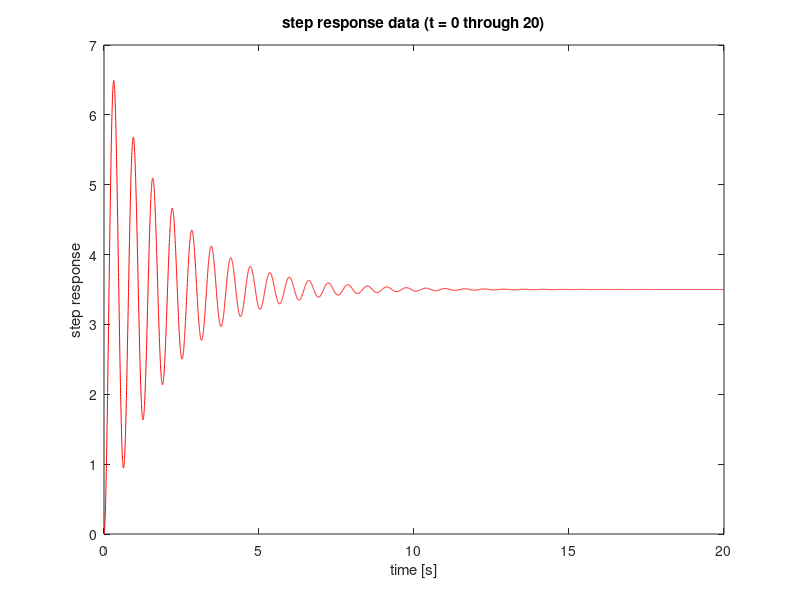
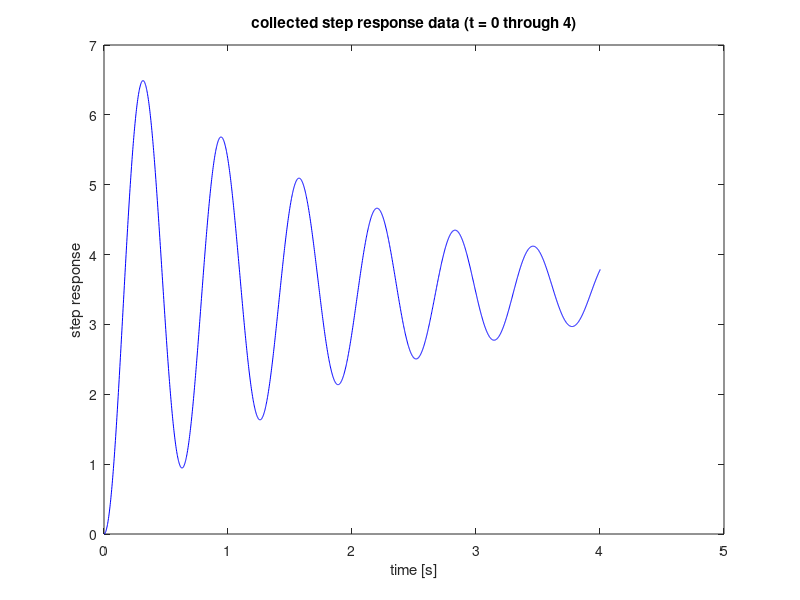
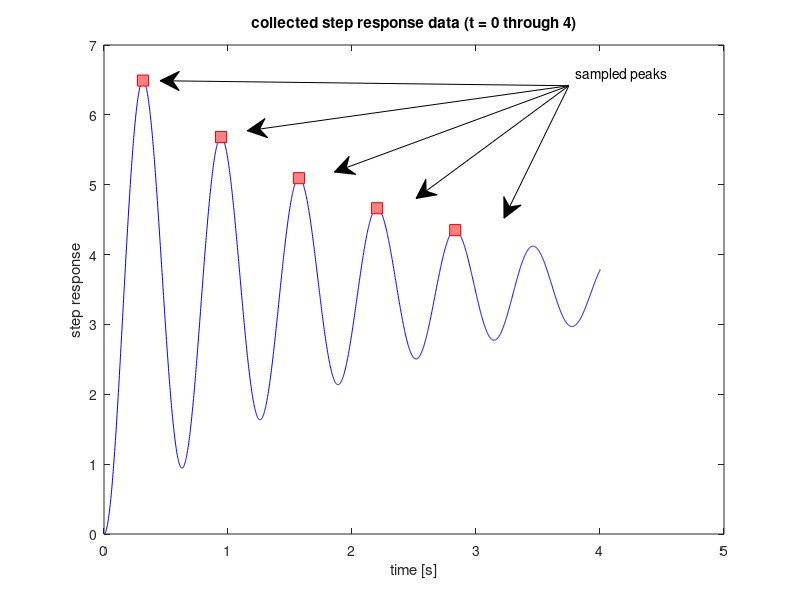

Source code (MATLAB) for these figures, in order: (Note: this script raises an error after producing the figures.)
%% How to estimate $K$, $\zeta$ and $\omega_n$ of a second order TF with partial data?
% estimate the steady state value of the step response of a second order TF
% with partial data

%%

% 2016-10-24
% Y\"un Han
% ECE 486 Lab 5

function parmEstimate2ndOrderTF
%% preamble
clear % clear values of variables in workspace
clc % clear messages in the command window
clf % clear existing figures 
close all % close all existing windows; w/o 'all', only close the latest

%% generate step response with given parameters K, wn and zeta
% K    - DC gain;
% wn   - natural frequency;
% zeta - damping ratio;

% choose some K, wn and zeta
K = 3.5;
wn = 10;
zeta = 0.05; % choose low damping so that it takes longer to settle

% we can always generate a unit step response using TF defined by K, wn, zeta
sys = tf(K*wn^2, [1 2*zeta*wn wn^2]);
% obtain the data for step response of the 2nd order TF
Tf = 20; % collect the step response between 0 and Tf
[y, t] = step(sys, 0:0.002:Tf); % UNIT response data
% plot step response
figure(1)
plot(t, y, 'r')
xlabel('time [s]')
ylabel('step response')
title('step response data (t = 0 through 20)')

%% estimate the full step response graph given partial data from figure 1
% the problem in Lab 5 was, as seen in figure 1, the response was highly
% oscillatory and when we collected data, we gave a short time window. say
% in figure 1, we only collected the step response data for a time window 4 sec. 
trimIdx = find(t>4, 1, 'first');
figure(2)
plot(t(1:trimIdx),y(1:trimIdx),'b')
xlabel('time [s]')
ylabel('step response')
title('collected step response data (t = 0 through 4)')
% the question is: is it possible to use the graph between t = 0 and t = 4
% to estimate K, wn and zeta of the 2nd order TF such that we can project
% the step response graph from t = 4 on? if possible, we can concatenate
% the projected graph between t = 4 and t = 20, and the data we already got
% between t = 0 and t = 4; the combination of the two would complete the step
% response of a 2nd order TF, i.e., 
% (partial real data + projection = complete response), then you can call your
% script to calculate Mp, tr, ts.

%% use the data shown in figure 2 as an example, to estimate K, wn and zeta
% sampled five peak values in figure 2 using data cursor
% t1 = 0.314;
% y1 = 6.491;
% t2 = 0.944;
% y2 = 5.683;
% t3 = 1.572;
% y3 = 5.094;
% t4 = 2.202;
% y4 = 4.664;
% t5 = 2.832;
% y5 = 4.35;

t1 = 0.314;
y1 = 6.491;
t2 = 0.944;
y2 = 5.683;
t3 = 1.572;
y3 = 5.094;
t4 = 2.202;
y4 = 4.664;
t5 = 2.832;
y5 = 4.35;
tSample = [t1 t2 t3 t4 t5]';
ySample = [y1 y2 y3 y4 y5]';
% show the sample peaks in figure 2
figure(3)
plot(t(1:trimIdx),y(1:trimIdx),'b')
hold on
plot(tSample,ySample,'linestyle','none', ...
    'marker','s','markersize',8, ...
    'markeredgecolor','red','markerfacecolor',[1 0.5 0.5])
% mark down the peaks
annotation('textarrow',[3.2/4.5   0.2],[6/7 ySample(1)/7.5],'string',' ')
annotation('textarrow',[3.2/4.5 0.309],[6/7 ySample(1)/8.3],'string',' ')
annotation('textarrow',[3.2/4.5 0.418],[6/7 ySample(1)/9.1],'string',' sampled peaks')
annotation('textarrow',[3.2/4.5  0.52],[6/7 ySample(1)/9.7],'string',' ')
annotation('textarrow',[3.2/4.5  0.63],[6/7 ySample(1)/10.2],'string','')
xlabel('time [s]')
ylabel('step response')
title('collected step response data (t = 0 through 4)')

% use (t1, y1) through (t5, y5) to estimate K, wn and zeta
% the time domain solution of unit response of second order TF 
% y(t)=K*(1-1/sqrt(1-zeta^2)*exp(-zeta*wn*t)*sin(wn*sqrt(1-zeta^2)*t+acos(zeta)))
% --- let's say it is eqn.(+)

% denote damped natural frequence as wd = wn*sqrt(1-zeta^2)
% period is the time difference between adjacent peaks, T = 2*pi/wd
Tavg = mean(diff(tSample));
wd = 2*pi/Tavg; % = wn*sqrt(1-zeta^2), so we know wn times some zeta equals a number

% use data points (t1,y1), (t2,y2), (t3,y3)
% denote M = 1/sqrt(1-zeta^2)*exp(-zeta*wn*t1)*sin(wd*t1+acos(zeta))
%        N = exp(-zeta*wn*T)
% by eqn.(+) above, we have
% y1 - y2 = K*M*N - K*M = K*M*(N-1)         --- eqn.(2)
% similarly,
% y1 - y3 = K*M*N^2 - K*M = K*M*(N-1)*(N+1) --- eqn.(3)
% divide eqn.(3) by eqn.(2), we have
% N + 1 = (y1-y3)/(y1-y2)
% so N = (y1-y3)/(y1-y2) - 1                --- eqn.(N cal.)
% note that N by this method, is independent of M, we can repeat this
% using data points (t2,y2), (t3,y3), (t4,y4)
%                   (t3,y3), (t4,y4), (t5,y5) ...
%                   (t(n),y(n)), (t(n+1),y(n+1)), (t(n+2),y(n+2))

N1 = (y1-y3)/(y1-y2) - 1;
N2 = (y2-y4)/(y2-y3) - 1;
N3 = (y3-y5)/(y3-y4) - 1;
Navg = mean([N1 N2 N3]);
% according to the notation of N
% now we have
% zeta*wn = -log(N)/T
% also by notation of wd
% sqrt(1-zeta^2)*wn = 2*pi/T

% solve for wn and zeta by using N and T
% we need to call numerical solver fsolve for a system of nonlinear
% equations
% note: you need Optimisation Toolbox in order to use fsolve
x0 = [.5; 2];  % init guess for zeta and wn 
% call solver; check funcWnZetaVal, it should be almost 0
% parmSolve2ndOrderTF is defined below
if (strcmp(version,'7.14.0.739 (R2012a)'))
    options = optimset('Display','iter'); % for the older matlab 
else
    options = optimoptions('fsolve','Display','iter'); % display iteration output
end
[x,funcWnZetaVal] = fsolve(@(x)parmSolve2ndOrderTF(x,Navg,Tavg),x0,options) 


zetaEst = x(1) % compare our estimation with the acutal zeta = 0.05
wnEst = x(2) % compare with the actual wn = 10

% how about K, the steady state value - the most important parameter we
% care about? K = y1/(1-M) etc
K1 = y1/(1-MCal(zetaEst,wnEst,t1)); % Mcal is defined below
K2 = y2/(1-MCal(zetaEst,wnEst,t2));
K3 = y3/(1-MCal(zetaEst,wnEst,t3));
KEst = mean([K1 K2 K3]) % compare with the actual K = 3.5

% estimation success!

%% complete the partial plot with our projection
figure(4)
% create the projected TF for from t = 4 sec onwards
sysProj = tf(KEst*wnEst^2, [1 2*zetaEst*wnEst wnEst^2]);
% projected response data
[yProj, tProj] = step(sysProj, 0:0.002:Tf); % UNIT response data
% plot both collected data (blue) and projected data (red)
plot(t(1:trimIdx),y(1:trimIdx),'b','linewidth',1.5)
hold on
plot(tProj(trimIdx:end),yProj(trimIdx:end),'r--','linewidth',2)
xlabel('time [s]')
ylabel('step response')
legend('collected data','projected data','location','best')
text(10,2,'is this figure quite similar to figure 1?')
title('collected step response data (t = 0 through 4) and projected data (t = 4 onwards)')
end % parmEstimate2ndOrderTF

function funcWnZeta = parmSolve2ndOrderTF(x,N,T)
    % x = (zeta, wn)
    funcWnZeta = [x(1)*x(2) + log(N)/T;
                  sqrt(1-x(1)^2)*x(2) - 2*pi/T];
end

function M = MCal(zeta,wn,t)
    M = 1/sqrt(1-zeta^2)*exp(-zeta*wn*t)*sin(wn*sqrt(1-zeta^2)*t+acos(zeta));
end